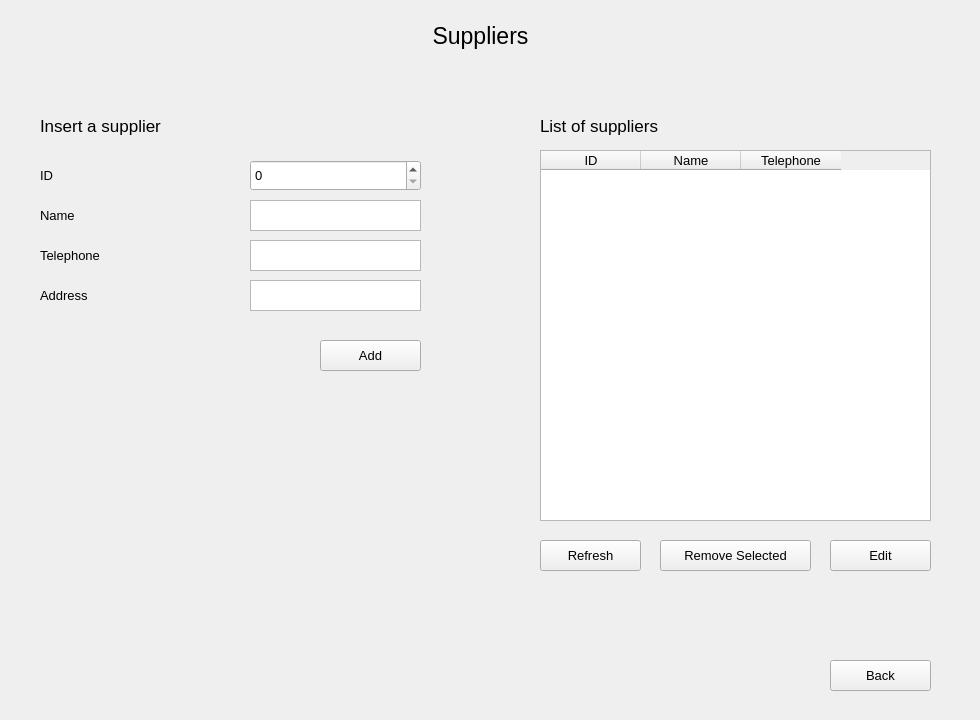
<?xml version="1.0" encoding="UTF-8"?>
<ui version="4.0">
 <class>supplier_window</class>
 <widget class="QWidget" name="supplier_window">
  <property name="geometry">
   <rect>
    <x>0</x>
    <y>0</y>
    <width>980</width>
    <height>720</height>
   </rect>
  </property>
  <property name="windowTitle">
   <string>Form</string>
  </property>
  <widget class="QLabel" name="msg">
   <property name="geometry">
    <rect>
     <x>70</x>
     <y>390</y>
     <width>441</width>
     <height>101</height>
    </rect>
   </property>
   <property name="font">
    <font>
     <pointsize>10</pointsize>
    </font>
   </property>
   <property name="text">
    <string/>
   </property>
  </widget>
  <widget class="QTableWidget" name="sup_table">
   <property name="geometry">
    <rect>
     <x>540</x>
     <y>150</y>
     <width>391</width>
     <height>371</height>
    </rect>
   </property>
   <property name="font">
    <font>
     <pointsize>10</pointsize>
    </font>
   </property>
   <property name="selectionMode">
    <enum>QAbstractItemView::SingleSelection</enum>
   </property>
   <property name="selectionBehavior">
    <enum>QAbstractItemView::SelectRows</enum>
   </property>
   <column>
    <property name="text">
     <string>ID</string>
    </property>
   </column>
   <column>
    <property name="text">
     <string>Name</string>
    </property>
   </column>
   <column>
    <property name="text">
     <string>Telephone</string>
    </property>
   </column>
  </widget>
  <widget class="QLabel" name="label_2">
   <property name="geometry">
    <rect>
     <x>40</x>
     <y>200</y>
     <width>191</width>
     <height>31</height>
    </rect>
   </property>
   <property name="font">
    <font>
     <pointsize>10</pointsize>
    </font>
   </property>
   <property name="text">
    <string>Name</string>
   </property>
  </widget>
  <widget class="QPushButton" name="remove_selected_row">
   <property name="geometry">
    <rect>
     <x>660</x>
     <y>540</y>
     <width>151</width>
     <height>31</height>
    </rect>
   </property>
   <property name="font">
    <font>
     <pointsize>10</pointsize>
    </font>
   </property>
   <property name="text">
    <string>Remove Selected</string>
   </property>
  </widget>
  <widget class="QLabel" name="label_8">
   <property name="geometry">
    <rect>
     <x>40</x>
     <y>280</y>
     <width>141</width>
     <height>31</height>
    </rect>
   </property>
   <property name="font">
    <font>
     <pointsize>10</pointsize>
    </font>
   </property>
   <property name="text">
    <string>Address</string>
   </property>
  </widget>
  <widget class="QPushButton" name="add_sup">
   <property name="geometry">
    <rect>
     <x>320</x>
     <y>340</y>
     <width>101</width>
     <height>31</height>
    </rect>
   </property>
   <property name="font">
    <font>
     <pointsize>10</pointsize>
    </font>
   </property>
   <property name="text">
    <string>Add</string>
   </property>
  </widget>
  <widget class="QLabel" name="label_7">
   <property name="geometry">
    <rect>
     <x>40</x>
     <y>240</y>
     <width>171</width>
     <height>31</height>
    </rect>
   </property>
   <property name="font">
    <font>
     <pointsize>10</pointsize>
    </font>
   </property>
   <property name="text">
    <string>Telephone</string>
   </property>
  </widget>
  <widget class="QTextEdit" name="sup_name">
   <property name="geometry">
    <rect>
     <x>250</x>
     <y>200</y>
     <width>171</width>
     <height>31</height>
    </rect>
   </property>
   <property name="font">
    <font>
     <pointsize>10</pointsize>
    </font>
   </property>
  </widget>
  <widget class="QPushButton" name="refresh">
   <property name="geometry">
    <rect>
     <x>540</x>
     <y>540</y>
     <width>101</width>
     <height>31</height>
    </rect>
   </property>
   <property name="font">
    <font>
     <pointsize>10</pointsize>
    </font>
   </property>
   <property name="text">
    <string>Refresh</string>
   </property>
  </widget>
  <widget class="QLabel" name="label_4">
   <property name="geometry">
    <rect>
     <x>540</x>
     <y>110</y>
     <width>221</width>
     <height>31</height>
    </rect>
   </property>
   <property name="font">
    <font>
     <pointsize>13</pointsize>
    </font>
   </property>
   <property name="text">
    <string>List of suppliers</string>
   </property>
  </widget>
  <widget class="QTextEdit" name="sup_tele">
   <property name="geometry">
    <rect>
     <x>250</x>
     <y>240</y>
     <width>171</width>
     <height>31</height>
    </rect>
   </property>
   <property name="font">
    <font>
     <pointsize>10</pointsize>
    </font>
   </property>
  </widget>
  <widget class="QTextEdit" name="sup_address">
   <property name="geometry">
    <rect>
     <x>250</x>
     <y>280</y>
     <width>171</width>
     <height>31</height>
    </rect>
   </property>
   <property name="font">
    <font>
     <pointsize>10</pointsize>
    </font>
   </property>
  </widget>
  <widget class="QSpinBox" name="sup_id">
   <property name="geometry">
    <rect>
     <x>250</x>
     <y>160</y>
     <width>171</width>
     <height>31</height>
    </rect>
   </property>
   <property name="font">
    <font>
     <pointsize>10</pointsize>
    </font>
   </property>
   <property name="minimum">
    <number>0</number>
   </property>
   <property name="maximum">
    <number>5000</number>
   </property>
   <property name="value">
    <number>0</number>
   </property>
  </widget>
  <widget class="QLabel" name="label">
   <property name="geometry">
    <rect>
     <x>40</x>
     <y>110</y>
     <width>221</width>
     <height>31</height>
    </rect>
   </property>
   <property name="font">
    <font>
     <pointsize>13</pointsize>
    </font>
   </property>
   <property name="text">
    <string>Insert a supplier</string>
   </property>
  </widget>
  <widget class="QLabel" name="label_9">
   <property name="geometry">
    <rect>
     <x>40</x>
     <y>160</y>
     <width>191</width>
     <height>31</height>
    </rect>
   </property>
   <property name="font">
    <font>
     <pointsize>10</pointsize>
    </font>
   </property>
   <property name="text">
    <string>ID</string>
   </property>
  </widget>
  <widget class="QPushButton" name="edit">
   <property name="geometry">
    <rect>
     <x>830</x>
     <y>540</y>
     <width>101</width>
     <height>31</height>
    </rect>
   </property>
   <property name="font">
    <font>
     <pointsize>10</pointsize>
    </font>
   </property>
   <property name="text">
    <string>Edit</string>
   </property>
  </widget>
  <widget class="QLabel" name="label_6">
   <property name="geometry">
    <rect>
     <x>370</x>
     <y>20</y>
     <width>221</width>
     <height>31</height>
    </rect>
   </property>
   <property name="font">
    <font>
     <pointsize>17</pointsize>
    </font>
   </property>
   <property name="text">
    <string>Suppliers</string>
   </property>
   <property name="alignment">
    <set>Qt::AlignCenter</set>
   </property>
  </widget>
  <widget class="QPushButton" name="back">
   <property name="geometry">
    <rect>
     <x>830</x>
     <y>660</y>
     <width>101</width>
     <height>31</height>
    </rect>
   </property>
   <property name="font">
    <font>
     <pointsize>10</pointsize>
    </font>
   </property>
   <property name="text">
    <string>Back</string>
   </property>
  </widget>
 </widget>
 <resources/>
 <connections/>
</ui>
